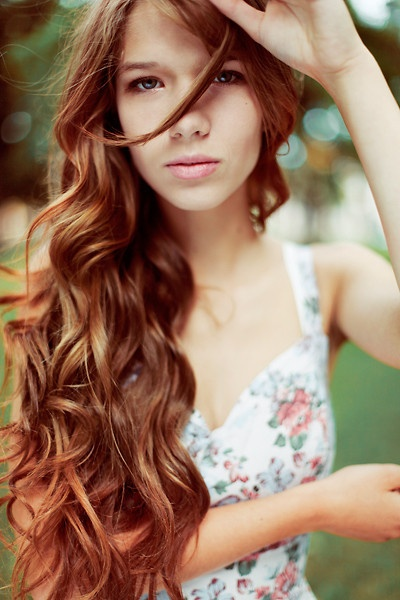
//> input picture 凸包/凸包/1.jpg, 400 x 600 px
$ ./源   (built with g++ and OpenCV 4)
//> lines starting //> are read from the running program, lines starting //| are printed output that depends on the picture; after the words box and inside, x2 and y2 are one past the last pixel; in counts of white or black regions, pixels touching at a corner belong together
#include<opencv2\highgui\highgui.hpp>
#include<opencv2\imgproc\imgproc.hpp>
#include<iostream>
using namespace cv;
using namespace std;

#define WINDOW_NAME1 "原始图"
#define WINDOW_NAME2 "效果图"

Mat g_srcImage, g_grayImage;
int g_nThresh = 50;
int g_maxThresh = 255;
RNG g_rng(12345);
Mat g_thresholdImage_output;
vector<vector<Point>> g_vContours;
vector<Vec4i> g_vHierarchy;

void on_ThreshChang(int, void*);

int main()
{
	g_srcImage = imread("1.jpg", 1);
//> g_srcImage is the input picture: 600 rows x 400 cols, CV_8UC3; mean B, G, R 98.3, 120, 152.7

	cvtColor(g_srcImage, g_grayImage, COLOR_BGR2GRAY);
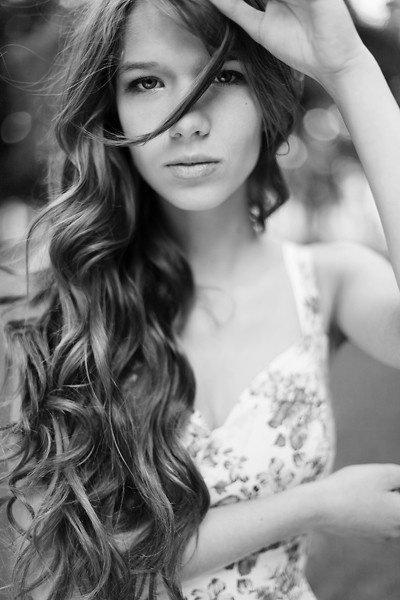
//> g_grayImage: 600 rows x 400 cols, CV_8UC1; min 0, max 251, mean 127.3
	blur(g_grayImage, g_grayImage, Size(3, 3));

	namedWindow(WINDOW_NAME1, WINDOW_AUTOSIZE);
	imshow(WINDOW_NAME1, g_srcImage);

	createTrackbar("阈值", WINDOW_NAME1, &g_nThresh, g_maxThresh, on_ThreshChang);
	on_ThreshChang(0, 0);

	waitKey(0);
	return 0;
}

void on_ThreshChang(int, void*)
{
	threshold(g_grayImage, g_thresholdImage_output, g_nThresh, g_maxThresh, THRESH_BINARY);
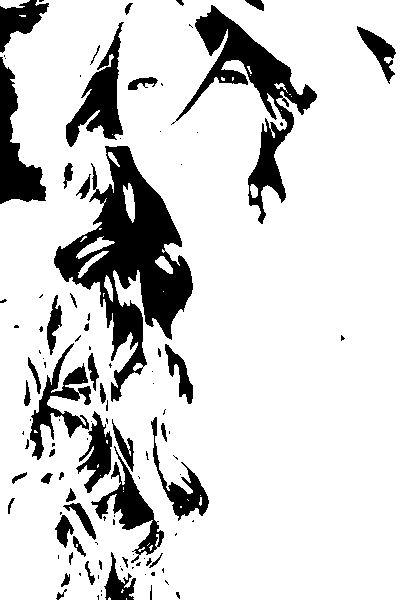
//> g_thresholdImage_output: 600 rows x 400 cols, CV_8UC1; 83.3% white; 111 black regions (63 under 20 px)

	findContours(g_thresholdImage_output, g_vContours, g_vHierarchy, RETR_TREE, CHAIN_APPROX_SIMPLE, Point(0, 0));
//> g_vContours = 162 contours, 99 with area under 20; largest, box (x1, y1, x2, y2) and area: (0, 0, 400, 600) 233488, (53, 145, 194, 403) 14796, (175, 4, 318, 225) 7557, (65, 21, 125, 148) 2960, (90, 445, 165, 556) 2400; g_vHierarchy = 162 items, first 8: [1, -1, -1, -1], [2, 0, -1, -1], [3, 1, -1, -1], [4, 2, -1, -1], [161, 3, 5, -1], [6, -1, -1, 4], [7, 5, -1, 4], [8, 6, -1, 4]

	//遍历每个轮廓，寻找凸包
	vector<vector<Point>>hull(g_vContours.size());
//> hull = 162 empty contours
	for (unsigned int i = 0; i < g_vContours.size(); i++)
	{
		convexHull(Mat(g_vContours[i]), hull[i], false);
	}
//> after the loop, hull = 162 contours, 98 with area under 20; largest, box (x1, y1, x2, y2) and area: (0, 0, 400, 600) 238112, (53, 145, 194, 403) 21946, (175, 4, 318, 225) 18244, (29, 342, 90, 461) 4640, (65, 21, 125, 148) 4308

	Mat drawing = Mat::zeros(g_thresholdImage_output.size(), CV_8UC3);
	for (unsigned int i = 0; i < g_vContours.size(); i++)
	{
		Scalar color = Scalar(g_rng.uniform(0, 255), g_rng.uniform(0, 255), g_rng.uniform(0, 255));
		drawContours(drawing, g_vContours, i, color, 1, 8,vector<Vec4i>(), 0,Point());
		drawContours(drawing, hull, i, color, 1, 8, vector<Vec4i>(), 0, Point());
	}
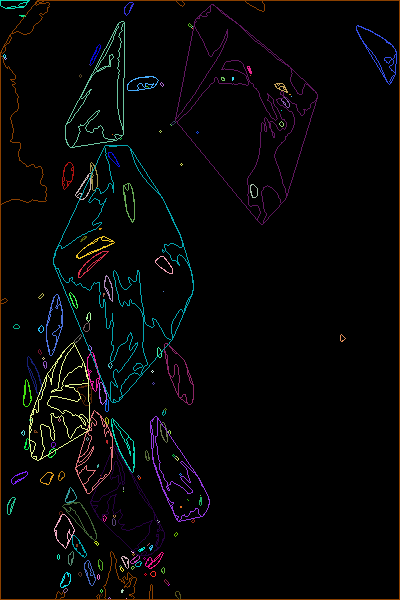
//> drawing: 600 rows x 400 cols, CV_8UC3; mean B, G, R 6, 5.8, 5.9

	imshow(WINDOW_NAME2, drawing);
}
